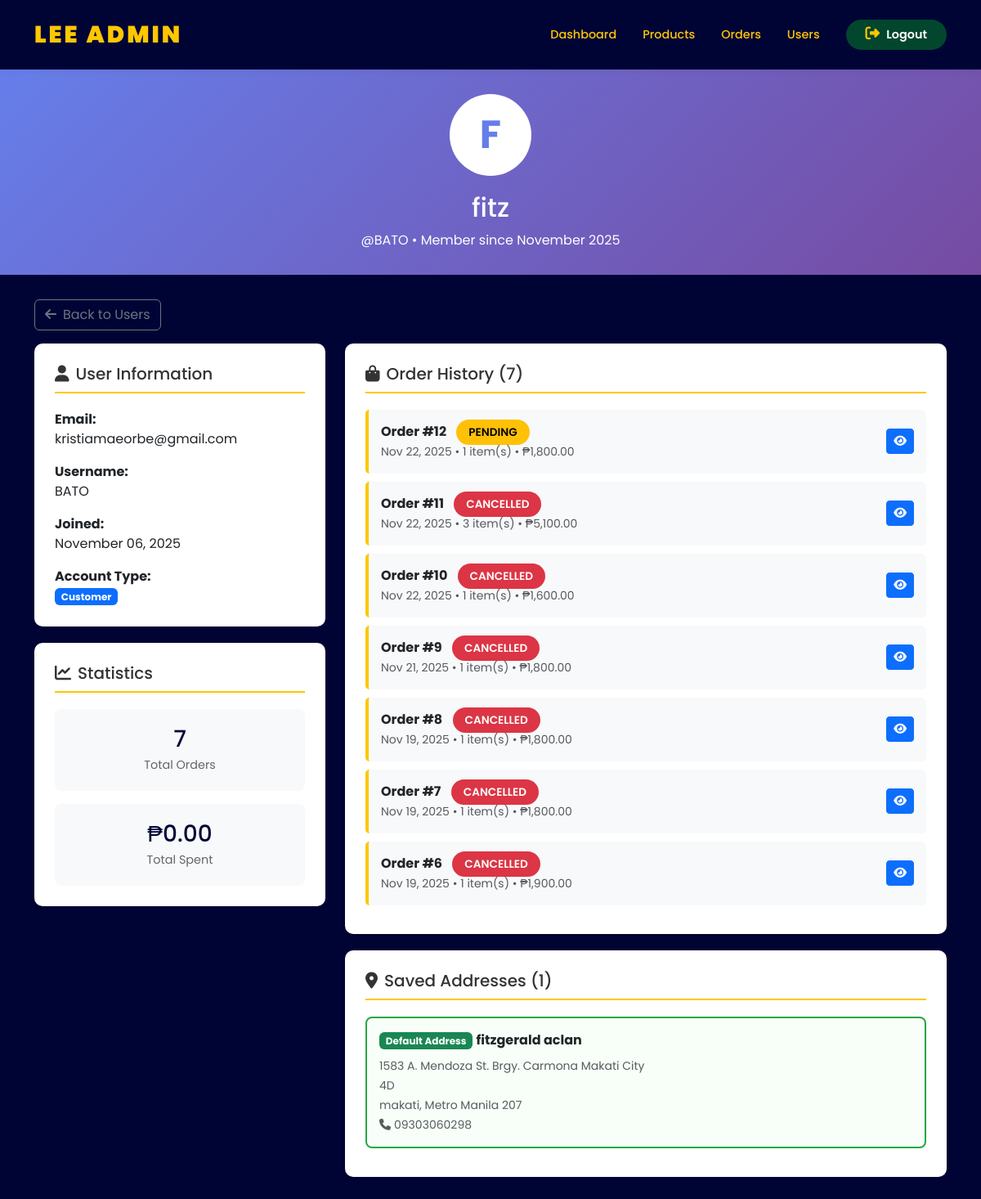
The page /admin/view_user.php?id=2 (signed in) on the database its author committed.
### tables this page shows
CREATE TABLE `users` (
  `id` int(11) NOT NULL,
  `username` varchar(50) NOT NULL,
  `email` varchar(100) NOT NULL,
  `password` varchar(255) NOT NULL,
  `full_name` varchar(100) NOT NULL,
  `role` enum('admin','user') DEFAULT 'user',
  `created_at` timestamp NOT NULL DEFAULT current_timestamp(),
  `updated_at` timestamp NOT NULL DEFAULT current_timestamp() ON UPDATE current_timestamp()
);

CREATE TABLE `orders` (
  `id` int(11) NOT NULL,
  `user_id` int(11) NOT NULL,
  `total_amount` decimal(10,2) NOT NULL,
  `status` enum('pending','confirmed','processing','completed','cancelled') DEFAULT 'pending',
  `shipping_address` text NOT NULL,
  `payment_method` varchar(50) NOT NULL,
  `gcash_screenshot` varchar(255) DEFAULT NULL,
  `created_at` timestamp NOT NULL DEFAULT current_timestamp(),
  `updated_at` timestamp NOT NULL DEFAULT current_timestamp() ON UPDATE current_timestamp()
);

CREATE TABLE `user_addresses` (
  `id` int(11) NOT NULL,
  `user_id` int(11) NOT NULL,
  `address_data` text NOT NULL,
  `is_default` tinyint(1) DEFAULT 0,
  `created_at` timestamp NOT NULL DEFAULT current_timestamp(),
  `updated_at` timestamp NOT NULL DEFAULT current_timestamp() ON UPDATE current_timestamp()
);

### config/database.php (called while the page is built, shortened)
<?php
function formatPrice($price) {
    return '₱' . number_format($price, 2);
}
?>

### admin/view_user.php (the view, shortened to what this page needs)
<?php
require_once '../config/database.php';
$user_id = isset($_GET['id']) ? intval($_GET['id']) : 0;
$user_query = "SELECT * FROM users WHERE id = ? AND role = 'user'";
$stmt = $conn->prepare($user_query);
$stmt->bind_param("i", $user_id);
$stmt->execute();
$user = $stmt->get_result()->fetch_assoc();
$orders_query = "SELECT o.*, COUNT(oi.id) as item_count
                 FROM orders o
                 LEFT JOIN order_items oi ON o.id = oi.order_id
                 WHERE o.user_id = ?
                 GROUP BY o.id
                 ORDER BY o.created_at DESC";
$stmt = $conn->prepare($orders_query);
$stmt->bind_param("i", $user_id);
$stmt->execute();
$orders = $stmt->get_result();
$addresses_query = "SELECT * FROM user_addresses WHERE user_id = ? ORDER BY is_default DESC, created_at DESC";
$stmt = $conn->prepare($addresses_query);
$stmt->bind_param("i", $user_id);
$stmt->execute();
$addresses = $stmt->get_result();
$total_orders = $conn->query("SELECT COUNT(*) as count FROM orders WHERE user_id = $user_id")->fetch_assoc()['count'];
$total_spent = $conn->query("SELECT COALESCE(SUM(total_amount), 0) as total FROM orders WHERE user_id = $user_id AND status = 'completed'")->fetch_assoc()['total'];
?>
<!DOCTYPE html>
<html lang="en">
<head>
    <link href="https://cdn.jsdelivr.net/npm/bootstrap@5.3.0/dist/css/bootstrap.min.css" rel="stylesheet">
    <link rel="stylesheet" href="https://cdnjs.cloudflare.com/ajax/libs/font-awesome/6.4.0/css/all.min.css">
    <link rel="stylesheet" href="../css/style.css">
</head>
<body>
    <nav class="navbar navbar-expand-lg navbar-dark sticky-top">
        <div class="container">
            <a class="navbar-brand" href="index.php">LEE ADMIN</a>
            <div class="collapse navbar-collapse">
                <ul class="navbar-nav ms-auto">
                    <li class="nav-item"><a class="nav-link" href="index.php">Dashboard</a></li>
                    <li class="nav-item"><a class="nav-link" href="products.php">Products</a></li>
                    <li class="nav-item"><a class="nav-link" href="orders.php">Orders</a></li>
                    <li class="nav-item"><a class="nav-link active" href="users.php">Users</a></li>
                </ul>
                <a href="../includes/logout.php" class="btn btn-logout ms-3">
                    <i class="fas fa-sign-out-alt me-2"></i>Logout
                </a>
            </div>
        </div>
    </nav>
    <div class="user-header">
        <div class="container text-center">
            <div class="user-avatar-large">
                <?php echo strtoupper(substr($user['full_name'], 0, 1)); ?>
            </div>
            <h2><?php echo htmlspecialchars($user['full_name']); ?></h2>
            <p class="mb-0">@<?php echo htmlspecialchars($user['username']); ?> • Member since <?php echo date('F Y', strtotime($user['created_at'])); ?></p>
        </div>
    </div>
    <div class="container pb-5">
        <div class="mb-3">
            <a href="users.php" class="btn btn-outline-secondary">
                <i class="fas fa-arrow-left me-2"></i>Back to Users
            </a>
        </div>
        <div class="row">
            <div class="col-md-4">
                <div class="info-card">
                    <h5><i class="fas fa-user me-2"></i>User Information</h5>
                    <p><strong>Email:</strong><br><?php echo htmlspecialchars($user['email']); ?></p>
                    <p><strong>Username:</strong><br><?php echo htmlspecialchars($user['username']); ?></p>
                    <p><strong>Joined:</strong><br><?php echo date('F d, Y', strtotime($user['created_at'])); ?></p>
                    <p class="mb-0"><strong>Account Type:</strong><br><span class="badge bg-primary">Customer</span></p>
                </div>
                <div class="info-card">
                    <h5><i class="fas fa-chart-line me-2"></i>Statistics</h5>
                    <div class="stat-box mb-3">
                        <h3><?php echo $total_orders; ?></h3>
                        <p>Total Orders</p>
                    </div>
                    <div class="stat-box">
                        <h3><?php echo formatPrice($total_spent); ?></h3>
                        <p>Total Spent</p>
                    </div>
                </div>
            </div>
            <div class="col-md-8">
                <div class="info-card">
                    <h5><i class="fas fa-shopping-bag me-2"></i>Order History (<?php echo $total_orders; ?>)</h5>
                    <?php if ($orders->num_rows > 0): ?>
                        <?php while ($order = $orders->fetch_assoc()): ?>
                            <div class="order-mini-card">
                                <div class="d-flex justify-content-between align-items-center">
                                    <div>
                                        <strong>Order #<?php echo $order['id']; ?></strong>
                                        <span class="status-badge status-<?php echo $order['status']; ?> ms-2">
                                            <?php echo ucfirst($order['status']); ?>
                                        </span>
                                        <br>
                                        <small class="text-muted">
                                            <?php echo date('M d, Y', strtotime($order['created_at'])); ?> •
                                            <?php echo $order['item_count']; ?> item(s) •
                                            <?php echo formatPrice($order['total_amount']); ?>
                                        </small>
                                    </div>
                                    <a href="view_order.php?id=<?php echo $order['id']; ?>" class="btn btn-sm btn-primary">
                                        <i class="fas fa-eye"></i>
                                    </a>
                                </div>
                            </div>
                        <?php endwhile; ?>
                    <?php else: ?>
                        <p class="text-muted text-center py-3">No orders yet</p>
                    <?php endif; ?>
                </div>
                <div class="info-card">
                    <h5><i class="fas fa-map-marker-alt me-2"></i>Saved Addresses (<?php echo $addresses->num_rows; ?>)</h5>
                    <?php if ($addresses->num_rows > 0): ?>
                        <?php while ($address = $addresses->fetch_assoc()): ?>
                            <?php $addr_data = json_decode($address['address_data'], true); ?>
                            <div class="address-card <?php echo $address['is_default'] ? 'default' : ''; ?>">
                                <?php if ($address['is_default']): ?>
                                    <span class="badge bg-success mb-2">Default Address</span>
                                <?php endif; ?>
                                <strong><?php echo htmlspecialchars($addr_data['first_name'] . ' ' . $addr_data['last_name']); ?></strong><br>
                                <small class="text-muted">
                                    <?php echo htmlspecialchars($addr_data['address']); ?><br>
                                    <?php if (!empty($addr_data['apartment'])): ?>
                                        <?php echo htmlspecialchars($addr_data['apartment']); ?><br>
                                    <?php endif; ?>
                                    <?php echo htmlspecialchars($addr_data['city'] . ', ' . $addr_data['region'] . ' ' . $addr_data['postal_code']); ?><br>
                                    <i class="fas fa-phone me-1"></i><?php echo htmlspecialchars($addr_data['phone']); ?>
                                </small>
                            </div>
                        <?php endwhile; ?>
                    <?php else: ?>
                        <p class="text-muted text-center py-3">No saved addresses</p>
                    <?php endif; ?>
                </div>
            </div>
        </div>
    </div>
</body>
</html>

### css/style.css (style rules this page uses)
* { margin: 0; padding: 0; box-sizing: border-box; }
body { font-family: 'Poppins', sans-serif; background-color: #000435; }
.navbar { background-color: #000435; box-shadow: 0 2px 10px rgba(0,0,0,0.05); padding: 1rem 0; }
.navbar-brand { font-weight: 900; color: #FEC700 !important; font-size: 1.8rem; letter-spacing: 3px; }
.nav-link { font-weight: 500; color: #FEC700 !important; margin: 0 0.5rem; transition: color 0.3s; font-size: 0.9rem; }
.navbar .fas { color: #FEC700; cursor: pointer; transition: color 0.3s; font-size: 1.1rem; }
.btn-logout { background: #FEC700; border: none; color: #000435; font-weight: 600; padding: 0.5rem 1.5rem; border-radius: 25px; transition: all 0.3s; font-size: 0.9rem; }
.btn-logout { background: #02462E; color: white; }
.btn-logout i { color: white; }

### admin/view_user.php (style rules this page uses)
.user-header { background: linear-gradient(135deg, #667eea 0%, #764ba2 100%); color: white; padding: 30px 0; margin-bottom: 30px; }
.user-avatar-large { width: 100px; height: 100px; border-radius: 50%; background: white; display: flex; align-items: center; justify-content: center; color: #667eea; font-size: 3rem; font-weight: bold; margin: 0 auto 20px; }
.info-card { background: white; border-radius: 10px; padding: 25px; box-shadow: 0 2px 8px rgba(0,0,0,0.1); margin-bottom: 20px; }
.info-card h5 { color: #333; margin-bottom: 20px; padding-bottom: 10px; border-bottom: 2px solid #FEC700; }
.stat-box { text-align: center; padding: 20px; background: #f8f9fa; border-radius: 8px; }
.stat-box h3 { color: #000435; margin-bottom: 5px; }
.stat-box p { color: #666; margin: 0; font-size: 0.9rem; }
.address-card { border: 2px solid #e0e0e0; border-radius: 8px; padding: 15px; margin-bottom: 10px; }
.address-card.default { border-color: #28a745; background: #f8fff9; }
.order-mini-card { border-left: 4px solid #FEC700; padding: 15px; background: #f8f9fa; border-radius: 5px; margin-bottom: 10px; }
.status-badge { padding: 6px 15px; border-radius: 20px; font-size: 0.85rem; font-weight: 600; text-transform: uppercase; }
.status-pending { background: #ffc107; color: #000; }
.status-cancelled { background: #dc3545; color: white; }

### rows shown on the page
users: full_name "F", full_name "fitz", username "BATO", created_at "November 2025", email "kristiamaeorbe@gmail.com", created_at "November 06, 2025"
orders: id "12", status "PENDING", created_at "Nov 22, 2025", item_count "1", total_amount "₱1,800.00"
orders: id "11", status "CANCELLED", created_at "Nov 22, 2025", item_count "3", total_amount "₱5,100.00"
orders: id "10", status "CANCELLED", created_at "Nov 22, 2025", item_count "1", total_amount "₱1,600.00"
orders: id "9", status "CANCELLED", created_at "Nov 21, 2025", item_count "1", total_amount "₱1,800.00"
orders: id "8", status "CANCELLED", created_at "Nov 19, 2025", item_count "1", total_amount "₱1,800.00"
orders: id "7", status "CANCELLED", created_at "Nov 19, 2025", item_count "1", total_amount "₱1,800.00"
orders: id "6", status "CANCELLED", created_at "Nov 19, 2025", item_count "1", total_amount "₱1,900.00"
user_addresses: is_default "Default Address", address_data "fitzgerald aclan", address_data "1583 A. Mendoza St. Brgy. Carmona Makati City", address_data "4D", address_data "makati, Metro Manila 207", address_data "09303060298"

### other values the page prints
$total_orders "7"
formatPrice($total_spent) "₱0.00"
$addresses->num_rows "1"
